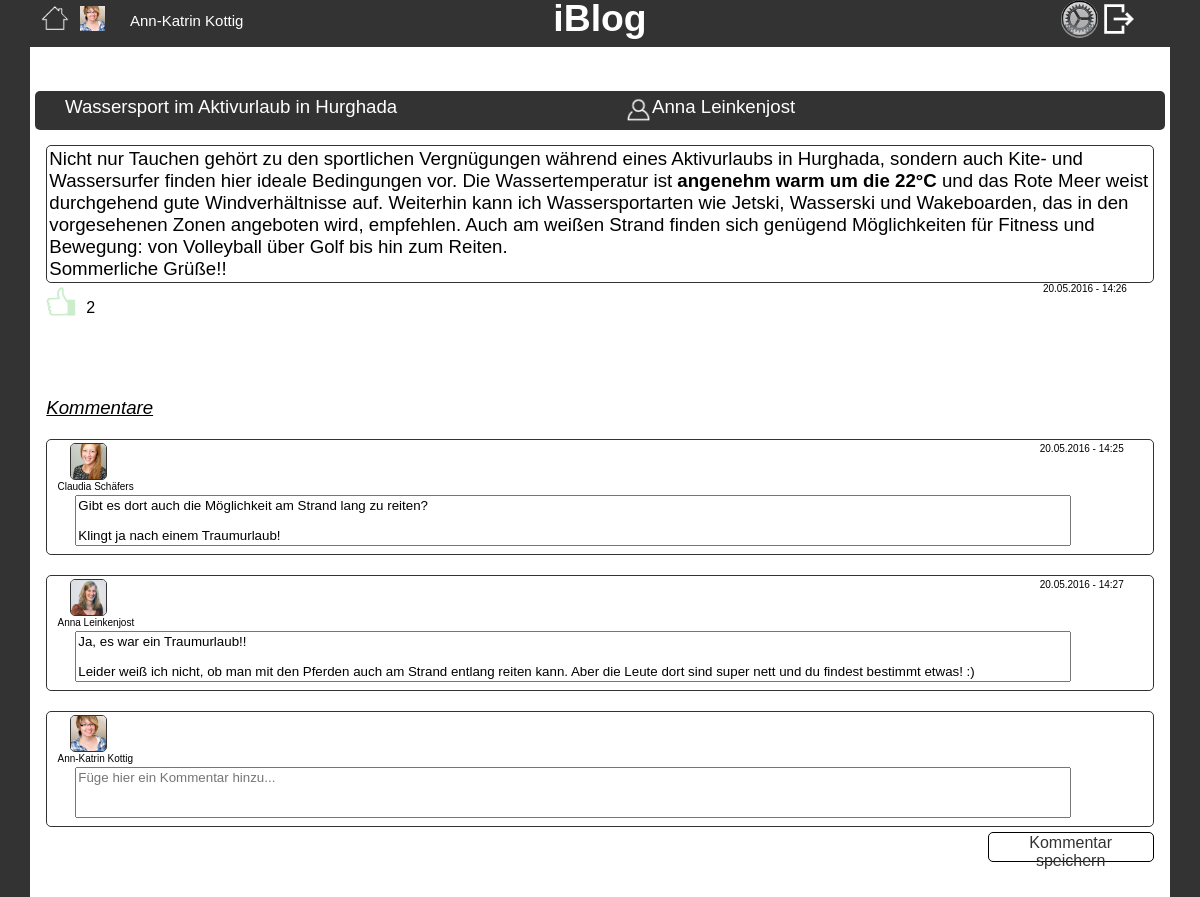
Page /index.php?article=31 (signed in) on the committed database.
### tables this page shows
CREATE TABLE `article` (
  `id` int(11) NOT NULL,
  `title` varchar(100) NOT NULL,
  `text` text,
  `user_id` varchar(50) NOT NULL,
  `date` timestamp NOT NULL DEFAULT CURRENT_TIMESTAMP ON UPDATE CURRENT_TIMESTAMP
);

CREATE TABLE `comment` (
  `id` int(11) NOT NULL,
  `user_id` int(11) NOT NULL,
  `article_id` int(11) NOT NULL,
  `date` timestamp NOT NULL DEFAULT CURRENT_TIMESTAMP ON UPDATE CURRENT_TIMESTAMP,
  `text` text NOT NULL
);

### classes/Template.php (called while the page is built, shortened)
<?php
class Template {
    function render_partial($template_path, $data = array())
    {
        extract($data);
        include(BASEDIR . '/templates/' . $template_path .'.php');
        return ob_get_clean();
    }
    public static function render($template_path, $data)
    {
        $template = new Template();
        $content_for_layout = $template->render_partial($template_path, $data);
        include(BASEDIR . '/templates/layout.php');
    }
}

### classes/Article.php (called while the page is built, shortened)
<?php
class Article {
  public static function getArticle($id)
  {
      global $dbh;
      $stmt = $dbh->prepare("SELECT * FROM article WHERE id=:id");
      $stmt->execute(array(
        'id' => $id
      ));
      return $stmt->fetch(PDO::FETCH_ASSOC);
  }
public static function likeable($article, $user){
  global $dbh;
  if(Session::authenticated()) {
      $stmt = $dbh->prepare("SELECT COUNT(*) FROM article WHERE id=:article AND user_id =:user");
      $stmt->execute(array(
          'user' => $user,
          'article' => $article
      ));
      if ($stmt->fetchColumn() == 0) {
          $stmt = $dbh->prepare("SELECT COUNT(*) FROM user_likes_article WHERE user_id=:user AND article_id=:article");
          $stmt->execute(array(
              'user' => $user,
              'article' => $article
          ));
          if ($stmt->fetchColumn() == 0) {
              return true;
          } else {
              return false;
          }
      } else {
          return false;
      }
  }else{
      return false;
  }
}
public static function getLikes($article){
  global $dbh;
  $stmt = $dbh->prepare("SELECT COUNT(*) FROM user_likes_article WHERE article_id=:article");
  $stmt->execute(array(
    'article' => $article
  ));
  return $stmt->fetchColumn();
}
}
?>

### classes/Session.php (called while the page is built, shortened)
<?php
class Session {
        ?><script language="JavaScript" type="text/javascript">
        </script> <?
    public static function getuserid(){
      global $dbh;
      $stmt = $dbh->prepare("SELECT id FROM user
          WHERE mail = :user");
      $stmt->execute(array(
          'user'     => Session::getuser(),
      ));
      $id = $stmt->fetchColumn();
      return $id;
    }
    public static function getuserbyid($id){
      global $dbh;
      $stmt = $dbh->prepare("SELECT CONCAT(CONCAT(firstname, ' '), lastname) FROM user
          WHERE id = :id");
      $stmt->execute(array(
          'id'     => $id,
      ));
      $user = $stmt->fetchColumn();
      return $user;
    }
    public static function getpicext($user_id){
      if(file_exists($_SESSION['workingdirectory']."/images/profilepics/".$user_id.".png"))
      {
        return "images/profilepics/".$user_id.".png";
      }
      elseif (file_exists($_SESSION['workingdirectory']."/images/profilepics/".$user_id.".jpeg")) {
        return "images/profilepics/".$user_id.".jpeg";
      }
      elseif (file_exists($_SESSION['workingdirectory']."/images/profilepics/".$user_id.".gif")) {
        return "images/profilepics/".$user_id.".gif";
      }
      elseif (file_exists($_SESSION['workingdirectory']."/images/profilepics/".$user_id.".jpg")) {
        return "images/profilepics/".$user_id.".jpg";
      }
      else{
        return "images/profilepics/user.png";
      }
    }
    public static function authenticated()
    {
        return ($_SESSION['logged_in'] === true);
    }
    public static function getuser(){
      return $_SESSION['user'];
    }
    public static function getArticleId(){
      return($_SESSION['article_id']);
    }
}

### classes/Comment.php (called while the page is built, shortened)
<?php
class Comment {
  public static function getAllComments(){
    global $dbh;
    $stmt = $dbh->prepare("SELECT * FROM comment WHERE article_id=:id");
    $stmt->execute(array(
      'id'=>Session::getArticleId()
    ));
    return $stmt->fetchAll(PDO::FETCH_ASSOC);
  }
}
?>

### templates/article.php (the view, shortened to what this page needs)
<link rel="stylesheet" href="assets/stylesheets/article.css">
  <div class="sideHeaderDiv">
    <label class="sideHeader"><?php echo $article['title']?></label>
      <img class="userArticle" src="assets/images/user.png">
      <label class="owner"><?php echo Session::getuserbyid($article['user_id'])?></label>
  </div>
  <div class="singleArticle">
      <div class="textareaRead">
          <textbox><?php echo htmlspecialchars_decode($article['text']) ?></textbox>
      </div>
      <label class="dateLabel"><?php echo date("d.m.Y - H:i", strtotime($article['date']))?></label>
      <div class="likeDiv">
          <?php if(Article::likeable(Session::getArticleId(), Session::getuserid())):?>
            <a href="index.php?like"><img src="assets/images/like.jpg" class="likeImg"></a>
          <?php else :?>
            <img src="assets/images/like.jpg" class="noLikeImg">
          <?php endif ?>
          <label class="likeNumber"><?php echo Article::getLikes($article['id'])?></label>
      </div>
      <form action="index.php?saveComment" method="post" class="article">
        <div class="commments">
            <?php if (!empty($comments) || Session::authenticated()) : ?>
                <label class="titleComment">Kommentare</label>
                <?php foreach ($comments as $comment) :?>
                    <div class="commentsarea">
                        <img src="<?php echo Session::getpicext($comment['user_id'])?>" class="user-articleImg">
                        <label class="nameUserArticle"><?php echo Session::getuserbyid($comment['user_id'])?></label>
                      <label class="dateLabel"><?php echo date("d.m.Y - H:i", strtotime($comment['date']))?></label>
                      <textarea readonly class="textareaReadComment" rows="3"><?php echo $comment[nl2br('text')] ?></textarea>
                    </div>
                <? endforeach ?>
            <?php endif ?>
        </div>
        <?php if(Session::authenticated()) :?>
            <div class="commentsarea">
                <img src="<?php echo Session::getpicext(Session::getuserid())?>" class="user-articleImg">
                <label class="nameUserArticle"><?php echo Session::getuserbyid(Session::getuserid()) ?></label>
              <textarea id="textareaComment" name="textareaComment" class="textareaReadComment" placeholder="Füge hier ein Kommentar hinzu..." rows="3"></textarea>
            </div>
            <button>Kommentar speichern</button>
        <?php endif ?>
      </form>
  </div>

### public/assets/stylesheets/stylesheet.css (style rules this page uses)
﻿ *,html { font-family:sans-serif; }
html,body { background-color:rgb(51,51,51); font-size:14pt; margin:0px; padding:0px }
button { background-color: white; border: 0.2px solid black; border-radius: 5px; color: rgb(51, 51, 51); font-size: 12pt; height: 30px; }
.singleArticle { margin: 15px auto auto; max-width: 98%; min-height: 100vh; }
.sideHeaderDiv { background-color: rgb(51, 51, 51); border-radius: 5px; color: white; padding: 5px; display: flex; }
.sideHeader { max-width: 50%; min-width: 50%; overflow: hidden; padding-left: 25px; text-overflow: ellipsis; white-space: nowrap; }
.user-articleImg { border: 0.2px solid rgb(51, 51, 51); border-radius: 5px; height: 35px; margin-bottom: 10px; margin-left: 20px; }
.nameUserArticle { font-size: 10px; margin-left: -55px; margin-top: 36px; color: black; text-overflow: ellipsis; }
.likeNumber, .likeNumberStart { color: black; font-size: 16px; }
.likeDiv { display: flex; padding-right: 10px; }
.likeNumber { margin-left: -17px; margin-top: 30px; }
.dateLabel { color: black; float: right; font-size: 10px; margin-left: 10px; max-width: 10%; min-width: 10%; overflow: hidden; text-overflow: ellipsis; white-space: nowrap; }

### public/assets/stylesheets/article.css (style rules this page uses)
.article button { margin-left: 85%; margin-top: 5px; }
.owner { max-width: 20%; min-width: 20%; overflow: hidden; padding-right: 10px; text-overflow: ellipsis; white-space: nowrap; }
.commments { margin-top: 80px; }
.titleComment { font-style: italic; text-decoration: underline; }
.commentsarea { border: 0.2px solid rgb(51, 51, 51); border-radius: 5px; margin-top: 20px; padding: 3px; }
.textareaRead { border: 0.2px solid rgb(51, 51, 51); border-radius: 5px; margin: auto; min-height: 100px; padding: 2px; }
.textareaReadComment { margin-bottom: auto; margin-left: 25px; margin-right: auto; resize: none; width: 90%; }
.likeDiv { display: flex; margin-top: 4px; }
.noLikeImg { height: 30px; width: 30px; opacity: 0.2; }
.likeNumber { margin-left: 10px; margin-top: 12px; }

### rows in the picture
article: title "Wassersport im Aktivurlaub in Hurghada", text "Nicht nur Tauchen gehört zu den sportlichen Vergnügungen während eines Aktivurlaubs in Hurghada, sondern auch Kite- und Wassersurfer finden hier ideale Bedingungen vor. Die Wassertemperatur ist angenehm warm um die 22°C und das Rote Meer weist durchgehend gute Windverhältnisse auf. Weiterhin kann ich Wassersportarten wie Jetski, Wasserski und Wakeboarden, das in den vorgesehenen Zonen angeboten wird, empfehlen. Auch am weißen Strand finden sich genügend Möglichkeiten für Fitness und Bewegung: von Volleyball über Golf bis hin zum Reiten. Sommerliche Grüße!!", date "20.05.2016 - 14:26"
comment: shows a picture, user_id "Claudia Schäfers", date "20.05.2016 - 14:25", text "Gibt es dort auch die Möglichkeit am Strand lang zu reiten? Klingt ja nach einem Traumurlaub!"
comment: shows a picture, user_id "Anna Leinkenjost", date "20.05.2016 - 14:27", text "Ja, es war ein Traumurlaub!! Leider weiß ich nicht, ob man mit den Pferden auch am Strand entlang reiten kann. Aber die Leute dort sind super nett und du findest bestimmt etwas! :)"

### other values in the picture
Session::getuserbyid(Session::getuserid()) "Ann-Katrin Kottig"
Session::getuserbyid($article['user_id']) "Anna Leinkenjost"
Article::getLikes($article['id']) "2"
